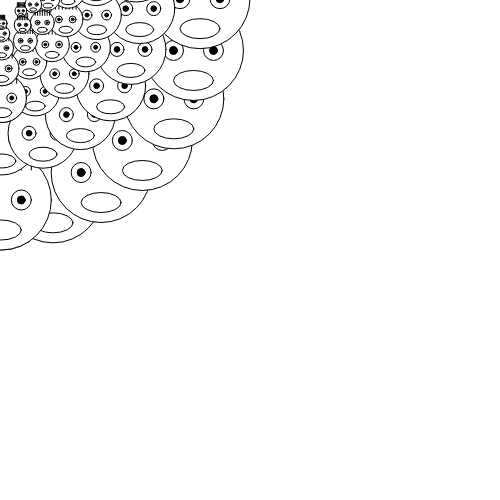
Frame 1 (no input)
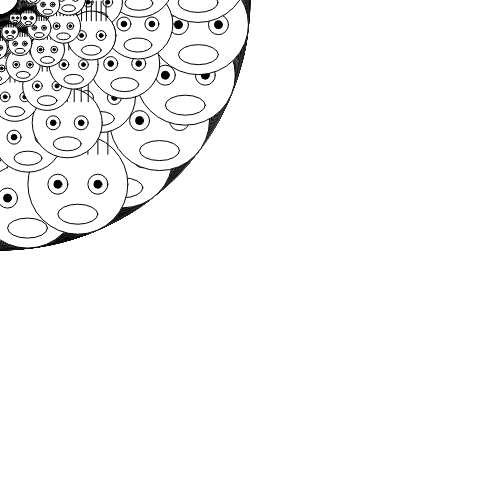
Frame 60 (no input)
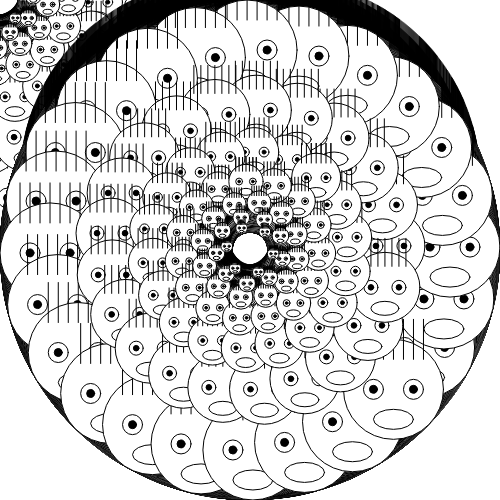
Frame 120 (the mouse pressed at the canvas centre since frame 60)

The p5.js sketch that drew these frames (run headless with seeded random() and noise() and a simulated clock; from frame 60 on, the mouse is pressed at the canvas centre):

// p5.js sketch
// ── sketch.js
// 函数setup() : 准备阶段
function setup() {
	// 创建画布，宽度640像素，高度480像素
	// 画布的坐标系统为，左上角坐标为（0，0），
	// x方向水平向右，y方向垂直向下，单位像素
	createCanvas(500,500);
}

// 函数draw()：作画阶段
function draw() {	
	var msecs = millis();
	var secs = msecs/1000;
	var radius = 200;
	var cnt = 0;
	while(radius >20)
	{

		drawConfuseFaceRing(
			mouseX,mouseY,
			radius,
			24-cnt*3,
			0.4*secs*(1+cnt)
			);

		// 改变radius的值，
		// 让循环有退出的情况
		radius *= 0.7;

		cnt ++;
		if(cnt>10000)
		{
			break;
		}
	}
	
}

function drawConfuseFaceRing(
	centerX, centerY, 
	radius, 
	count, 
	thetaOffset)
{
	var theta = 0;
	var cnt = 0;
	while(theta<TWO_PI)
	{
		var x = sin(theta + thetaOffset) * radius;
		var y = cos(theta + thetaOffset) * radius;

		drawConfuseFace(
			centerX+x,centerY+y,
			radius*0.5,
			0.4,
			0.2,
			0.2);

		theta += TWO_PI/count;	
		// 预防死循环
		cnt ++;
		if(cnt>1000)
		{
			break;
		}
	}
}

// 画懵逼脸
function drawConfuseFace(
	posX, posY,  // 脸部中心位置
	faceSize,  // 脸部尺寸
	scaleMouth,  // 嘴巴尺度比例，相对于脸部尺寸
	scaleLEye,  // 左眼尺度比例， 相对于脸部尺寸
	scaleREye) // 右眼尺度比例， 相对于脸部尺寸
{
	//  -------------- 1 画脸 --------------- 
	fill(255);// 填充白色
	ellipse(posX,posY,faceSize,faceSize);// 圆圈
	
	//  -------------- 2 画眼睛 --------------- 
	// 2.1 计算眼睛相对于脸中心点的偏移量
	var EyeOffsetX = 0.2 * faceSize; // 眼睛横向偏移量为脸部尺寸的0.2倍
	var EyeOffsetY = 0 * faceSize; // 眼睛纵向偏移量为脸部尺寸的0倍

	// 2.2 计算眼睛尺寸
	// 左右眼尺寸
	var LEyeSize = faceSize * scaleLEye; 
	var REyeSize = faceSize * scaleREye;
	// 左右眼珠尺寸
	var LIrisSize = LEyeSize * 0.4;
	var RIrisSize = REyeSize * 0.4;
	
	// 2.2 画出左眼	
	fill(255);// 填充白色
	ellipse(
		posX-EyeOffsetX, // 脸的中心位置向左偏移EyeOffsetX
		posY+EyeOffsetY, // 脸的中心位置向下偏移EyeOffsetY
		LEyeSize,
		LEyeSize);
	
	// 2.3 画出右眼	
	fill(255);// 填充白色
	ellipse(
		posX+EyeOffsetX,
		posY+EyeOffsetY,
		REyeSize,
		REyeSize); 	
	
	// 5 左眼珠
	fill(0);// 填充黑色	
	ellipse(
		posX-EyeOffsetX, // 位置与左眼一样
		posY+EyeOffsetY,
		LIrisSize, // 尺寸则采用比左眼小的尺寸
		LIrisSize);
	
	// 6 右眼珠
	fill(0);// 填充黑色	
	ellipse(
		posX+EyeOffsetX,
		posY+EyeOffsetY,
		RIrisSize,
		RIrisSize);	
	
	//  -------------- 3 画嘴巴 ---------------
	// 3.1 计算嘴巴相对于脸部中心位置的偏移量
	var MouthOffsetX = 0.0;
	var MouthOffsetY = 0.3*faceSize;

	// 3.2 计算嘴巴尺寸
	var MouthWidth = faceSize * scaleMouth;
	var MouthHeight = MouthWidth/2.0;
	
	// 3.3 画出嘴巴
	fill(255); // 填充白色
	ellipse(
		posX + MouthOffsetX,
		posY + MouthOffsetY,
		MouthWidth,
		MouthHeight);	
	
	//  -------------- 4 画头发 --------------- 	
	var offsetX01 = -0.3;
	// while(bool Condition){}:
	// 当条件满足时，就执行{}内容，然后再判断()的条件
	var count = 0;
	while(offsetX01<0.4) 
	{
		drawOneHair(posX,posY,faceSize,offsetX01);
		// 警戒：必须要让while()括号中的条件会变成false
		offsetX01 += 0.1; // += 运算符用途：A+=B 等价于 A=A+B;

		if(count>99999)
		{
			break;
		}
		count ++;
	}	
}

// 绘制一根头发
function drawOneHair(
	faceX,faceY, // 脸的中心位置
	faceSize, // 脸的尺寸
	offsetXOnFaceSize) // 头发X坐标的的偏移量，以脸部尺寸为单位尺寸
{
	// ------------- 1 计算尺寸和位置 ---------//
	// 头发相对脸部中心的Y偏移量
	var HairOffsetY = faceSize * 0.3;	
	// 计算X偏移量
	var offsetX = offsetXOnFaceSize * faceSize;
	// 头发长度
	var HairLength = faceSize * 0.4;

	// --------------- 2 画头发 ---------------//
	line(
		faceX + offsetX,
		faceY - HairOffsetY,
		faceX + offsetX,
		faceY - (HairOffsetY + HairLength) );
}
